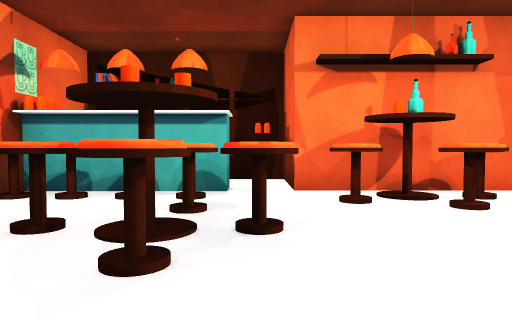
[1] (above)

12 first-person views from a walk through a scene from a Unity 3-D project. The camera is 0.45 m above the floor, tilts 2° down and sees 70° across. The floor is counted in squares, 0.5 m on a side. Each view is taken from the middle of a square. On the plan, view 1 faces up. The plan holds only what a view shows up to about 12 squares ahead; the rest is blank.

[2]
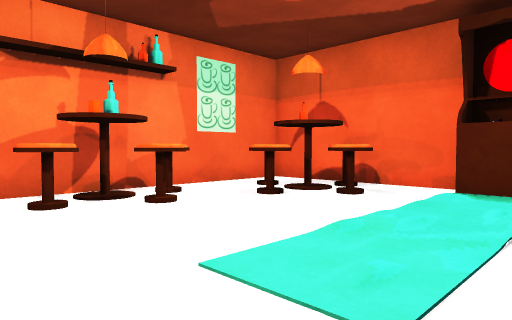

[3]
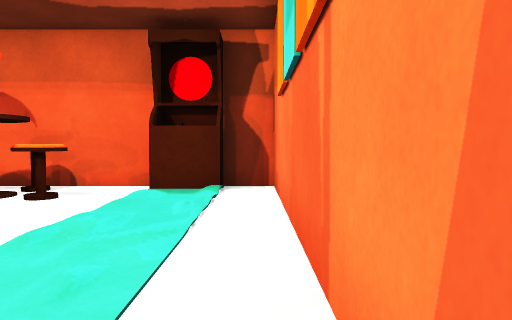

[4]
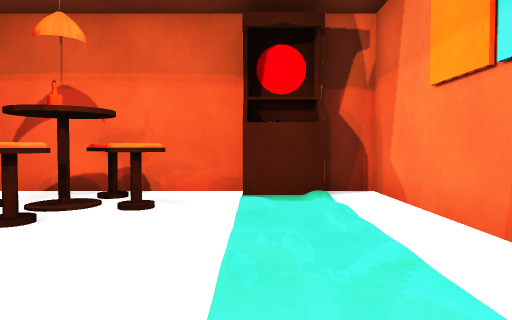

[5]
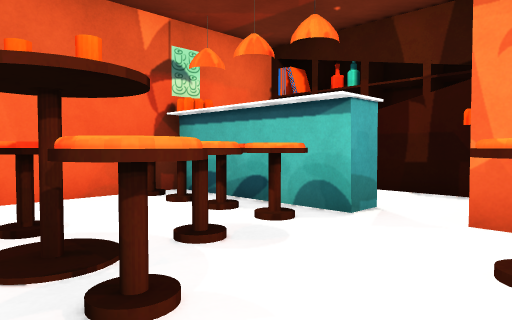

[6]
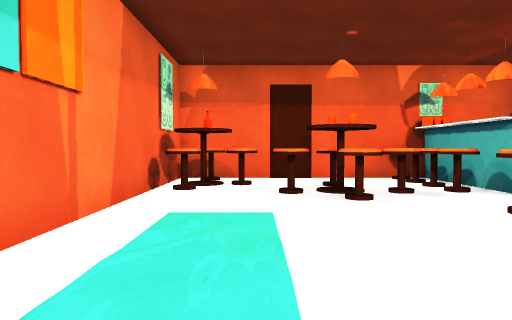

[7]
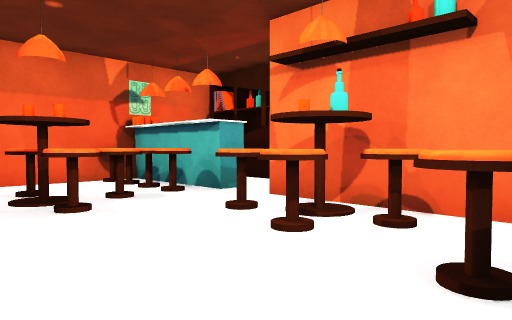

[8]
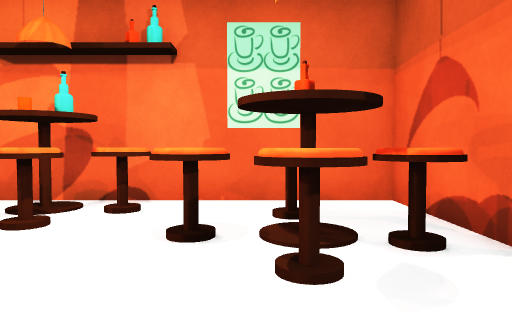

[9]
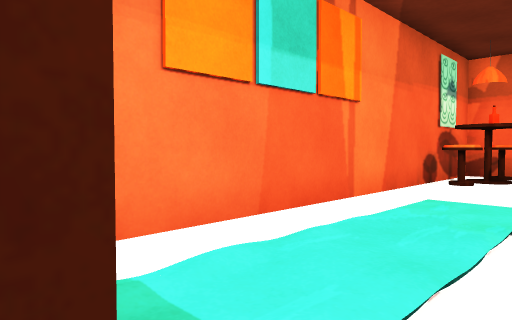

[10]
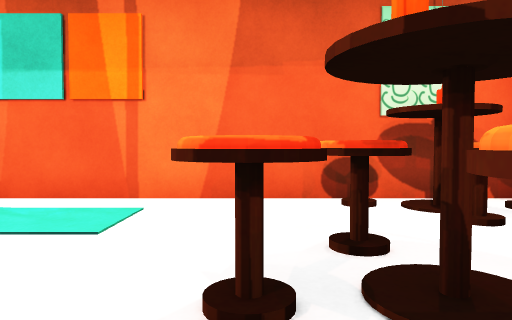

[11]
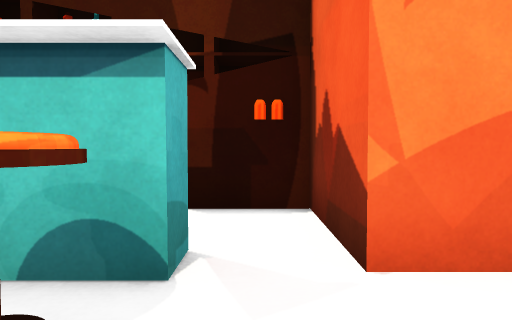

[12]
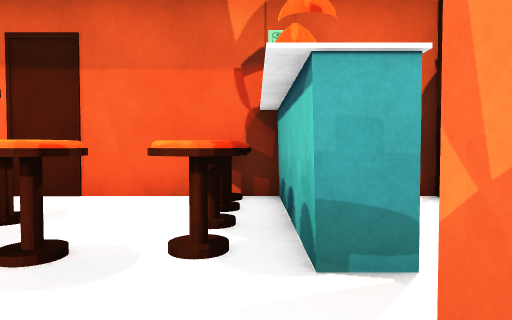

### Floor plan
Key: @ floor where view 1 was taken; # wall or solid block; . main floor; : floor 0.05 m higher than the main floor; ^ raised ledge.
Columns run from 5 left of view 1 to 9 right of it. Each row starts with its distance up from view 1.
 10 #######
  9 # ....#
  8 #####.#####
  7  ##^^....^
  6   #^^..##^ #
  5   # #.....####
  4   ###^.....^^##
  3    #^.........#
  2    ##....:.::##
  1    #.....:.::##
  0    ##@........#
 -1     ###########

Where each view was taken, in squares from view 1:
view 1: 0 up, 0 right, facing up
view 2: 0 up, 0 right, facing up-right
view 3: 0 up, 0 right, facing right
view 4: 2 up, 1 right, facing right
view 5: 3 up, 2 right, facing up-left
view 6: 2 up, 7 right, facing left
view 7: 2 up, 6 right, facing up-left
view 8: 1 up, 6 right, facing up
view 9: 3 up, 8 right, facing down-left
view 10: 6 up, 0 right, facing down
view 11: 5 up, 0 right, facing up
view 12: 7 up, 2 right, facing left
